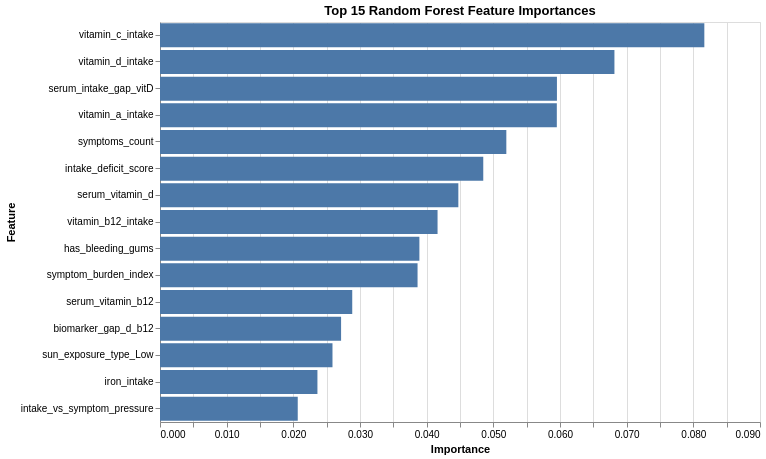

This figure's notebook cell:
### Markdown cell above
### G.4 Model Technical Performance

### Code cell
#Model Techniocal Performance Evaluation
def metric_row(split_name, y_true, y_pred):
    return {
        "split": split_name,
        "accuracy": accuracy_score(y_true, y_pred),
        "balanced_accuracy": balanced_accuracy_score(y_true, y_pred),
        "macro_f1": f1_score(y_true, y_pred, average="macro"),
        "weighted_f1": f1_score(y_true, y_pred, average="weighted"),
    }

exp1_metrics = pd.DataFrame([
    metric_row("validation", y_val, y_pred_val),
    metric_row("test", y_test, y_pred_test)
])

print("Experiment 1 performance:")
display(exp1_metrics)

print("\nClassification report (test):")
print(classification_report(y_test, y_pred_test, zero_division=0))

# Confusion matrix
labels = sorted(pd.Series(y_test).astype(str).unique().tolist())
cm = confusion_matrix(y_test, y_pred_test, labels=labels)

plt.figure(figsize=(8,6))
sns.heatmap(cm, annot=True, fmt="d", cmap="Purples", xticklabels=labels, yticklabels=labels)
plt.title("Experiment 1 - Random Forest Confusion Matrix (Test)")
plt.xlabel("Predicted")
plt.ylabel("Actual")
plt.tight_layout()
plt.show()

# Feature importance
fi = pd.DataFrame({
    "feature": X_train.columns,
    "importance": rf_clf.feature_importances_
}).sort_values("importance", ascending=False).head(15)

display(fi)

fi_chart = (
    alt.Chart(fi)
    .mark_bar()
    .encode(
        x=alt.X("importance:Q", title="Importance"),
        y=alt.Y("feature:N", sort="-x", title="Feature"),
        tooltip=["feature", alt.Tooltip("importance:Q", format=".4f")]
    )
    .properties(title="Top 15 Random Forest Feature Importances", width=600, height=400)
)
fi_chart

### Figure 1 — Vega-Lite specification as saved in the notebook (floating-point values rounded to 4 significant figures)
{"config": {"view": {"continuousWidth": 300, "continuousHeight": 300}}, "data": {"name": "data-48fe45a676bb38ed5eeffb00fd9c7dd8"}, "mark": {"type": "bar"}, "encoding": {"tooltip": [{"field": "feature", "type": "nominal"}, {"field": "importance", "format": ".4f", "type": "quantitative"}], "x": {"field": "importance", "title": "Importance", "type": "quantitative"}, "y": {"field": "feature", "sort": "-x", "title": "Feature", "type": "nominal"}}, "height": 400, "title": "Top 15 Random Forest Feature Importances", "width": 600, "$schema": "https://vega.github.io/schema/vega-lite/v5.20.1.json", "datasets": {"data-48fe45a676bb38ed5eeffb00fd9c7dd8": [{"feature": "vitamin_c_intake", "importance": 0.08165}, {"feature": "vitamin_d_intake", "importance": 0.06816}, {"feature": "serum_intake_gap_vitD", "importance": 0.05954}, {"feature": "vitamin_a_intake", "importance": 0.05952}, {"feature": "symptoms_count", "importance": 0.05195}, {"feature": "intake_deficit_score", "importance": 0.04849}, {"feature": "serum_vitamin_d", "importance": 0.04475}, {"feature": "vitamin_b12_intake", "importance": 0.04163}, {"feature": "has_bleeding_gums", "importance": 0.03891}, {"feature": "symptom_burden_index", "importance": 0.03863}, {"feature": "serum_vitamin_b12", "importance": 0.02884}, {"feature": "biomarker_gap_d_b12", "importance": 0.02716}, {"feature": "sun_exposure_type_Low", "importance": 0.02587}, {"feature": "iron_intake", "importance": 0.02361}, {"feature": "intake_vs_symptom_pressure", "importance": 0.02066}]}}
